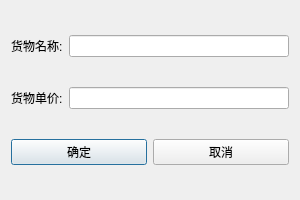
<?xml version="1.0" encoding="UTF-8"?>
<ui version="4.0">
 <class>Dialog</class>
 <widget class="QDialog" name="Dialog">
  <property name="geometry">
   <rect>
    <x>0</x>
    <y>0</y>
    <width>300</width>
    <height>200</height>
   </rect>
  </property>
  <property name="sizePolicy">
   <sizepolicy hsizetype="Fixed" vsizetype="Fixed">
    <horstretch>0</horstretch>
    <verstretch>0</verstretch>
   </sizepolicy>
  </property>
  <property name="windowTitle">
   <string>添加货物</string>
  </property>
  <layout class="QVBoxLayout" name="verticalLayout">
   <item>
    <layout class="QHBoxLayout" name="horizontalLayout">
     <item>
      <widget class="QLabel" name="label_goods_name">
       <property name="text">
        <string>货物名称:</string>
       </property>
      </widget>
     </item>
     <item>
      <widget class="QLineEdit" name="lineEdit_goods_name"/>
     </item>
    </layout>
   </item>
   <item>
    <layout class="QHBoxLayout" name="horizontalLayout_2">
     <item>
      <widget class="QLabel" name="label_goods_price">
       <property name="text">
        <string>货物单价:</string>
       </property>
      </widget>
     </item>
     <item>
      <widget class="QLineEdit" name="lineEdit_goods_price"/>
     </item>
    </layout>
   </item>
   <item>
    <layout class="QHBoxLayout" name="horizontalLayout_3">
     <item>
      <widget class="QPushButton" name="pushButton_ok">
       <property name="text">
        <string>确定</string>
       </property>
      </widget>
     </item>
     <item>
      <widget class="QPushButton" name="pushButton_cancel">
       <property name="text">
        <string>取消</string>
       </property>
      </widget>
     </item>
    </layout>
   </item>
  </layout>
 </widget>
 <resources/>
 <connections/>
</ui>
